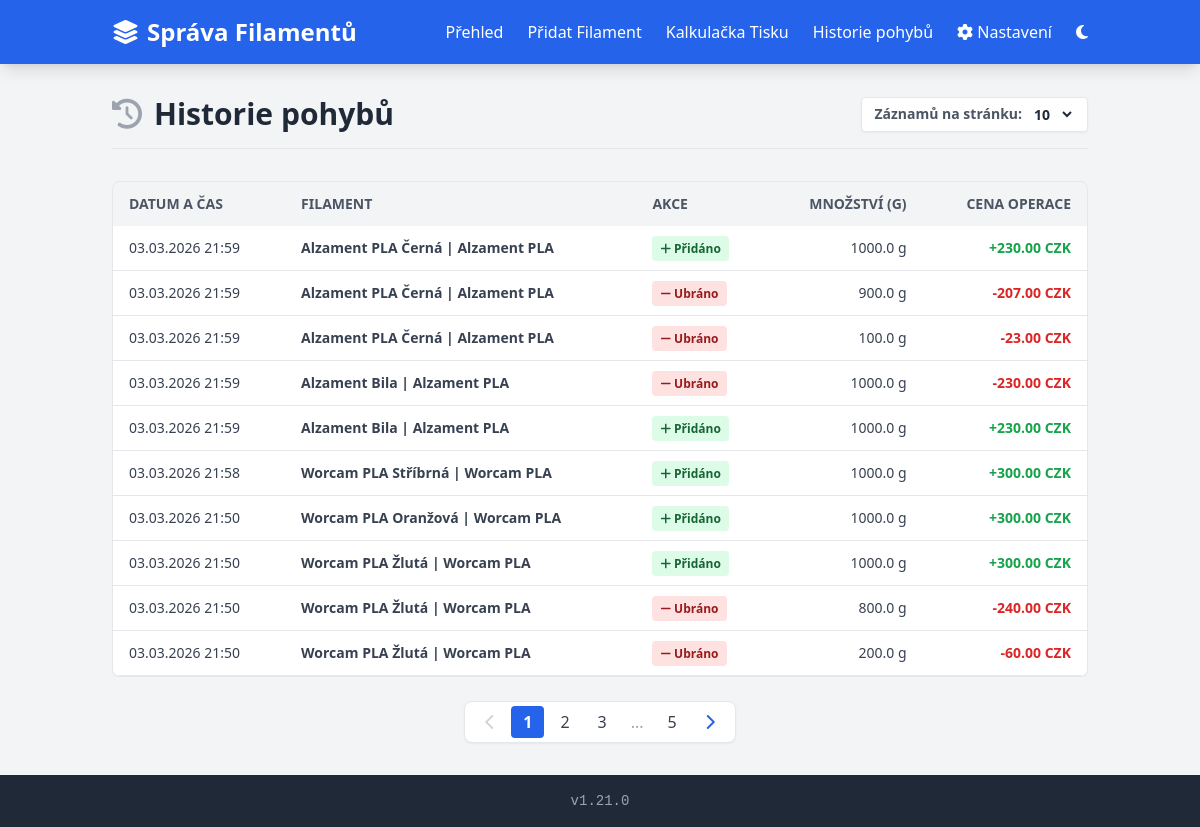
The app's page /history with its own data.
### models.py (models this page shows)
class AppSetting(db.Model):
    id = db.Column(db.Integer, primary_key=True)
    lang = db.Column(db.String(10), default='cs')
    kwh_price = db.Column(db.Float, default=5.0)
    printer_power = db.Column(db.Integer, default=150)
    currency = db.Column(db.String(10), default='CZK')
    debug_logging = db.Column(db.Boolean, default=False)
    theme = db.Column(db.String(10), default='light')
    view_mode = db.Column(db.String(10), default='card')

class MovementHistory(db.Model):
    id = db.Column(db.Integer, primary_key=True)
    created_at = db.Column(db.DateTime, default=datetime.utcnow)
    filament_name = db.Column(db.String(255), nullable=False)
    action_type = db.Column(db.String(50), nullable=False)
    weight = db.Column(db.Float, nullable=False)
    cost = db.Column(db.Float, nullable=False)
    currency = db.Column(db.String(10), nullable=False)

### routes/history.py (the view)
    @app.route('/history')
    def history():
        page = request.args.get('page', 1, type=int)
        per_page = request.args.get('per_page', 10, type=int)
        if per_page not in [10, 20, 50, 100]:
            per_page = 10
        movements_paginated = db.paginate(
            MovementHistory.query.order_by(MovementHistory.created_at.desc()),
            page=page, per_page=per_page, error_out=False,
        )
        return render_template('history.html', movements=movements_paginated, per_page=per_page)

### routes/history.py (called while the page is built)
def register(app):
    @app.route('/history')
    def history():
        page = request.args.get('page', 1, type=int)
        per_page = request.args.get('per_page', 10, type=int)
        if per_page not in [10, 20, 50, 100]:
            per_page = 10
        movements_paginated = db.paginate(
            MovementHistory.query.order_by(MovementHistory.created_at.desc()),
            page=page, per_page=per_page, error_out=False,
        )
        return render_template('history.html', movements=movements_paginated, per_page=per_page)

### utils.py (called while the page is built)
def get_settings():
    return AppSetting.query.first()

### templates/history.html (shortened to what this page needs)
{% extends "base.html" %}
{% block content %}
<div class="max-w-6xl mx-auto">
    <div class="flex flex-col md:flex-row md:items-center justify-between mb-8 pb-4 border-b border-gray-200 gap-4">
        <div class="flex items-center gap-3">
            <i class="fa-solid fa-clock-rotate-left text-3xl text-gray-400"></i>
            <div>
                <h1 class="text-3xl font-bold text-gray-800">{{ t('movement_history') }}</h1>
            </div>
        </div>
        {% if movements.items and movements.items|length > 0 %}
        <div class="flex items-center gap-2 text-sm bg-white px-3 py-1.5 rounded shadow-sm border border-gray-200">
            <label for="per_page" class="text-gray-600 font-semibold">{{ t('per_page') }}</label>
            <select id="per_page" class="bg-transparent border-none focus:ring-0 outline-none cursor-pointer text-gray-800 font-bold" onchange="window.location.href='{{ url_for('history') }}?per_page='+this.value">
                <option value="10" {% if per_page == 10 %}selected{% endif %}>10</option>
            </select>
        </div>
        {% endif %}
    </div>
    {% if movements.items and movements.items|length > 0 %}
        <div class="-mx-4 sm:mx-0 overflow-x-auto">
            <div class="inline-block min-w-full align-middle">
                <div class="overflow-hidden shadow-sm sm:rounded-lg border border-gray-200">
                    <table class="min-w-full text-left border-collapse">
                        <thead>
                            <tr class="bg-gray-100 text-gray-600 text-sm uppercase">
                                <th class="py-3 px-4">{{ t('datetime') }}</th>
                                <th class="py-3 px-4">{{ t('movement_filament') }}</th>
                                <th class="py-3 px-4">{{ t('movement_action') }}</th>
                                <th class="py-3 px-4 text-right">{{ t('movement_amount') }}</th>
                                <th class="py-3 px-4 text-right">{{ t('movement_cost') }}</th>
                            </tr>
                        </thead>
                        <tbody class="text-gray-700 text-sm bg-white">
                            {% for m in movements.items %}
                            <tr class="border-b hover:bg-gray-50 transition-colors">
                                <td class="py-3 px-4">{{ m.created_at.strftime('%d.%m.%Y %H:%M') }}</td>
                                <td class="py-3 px-4 font-semibold">{{ m.filament_name }}</td>
                                <td class="py-3 px-4">
                                    {% if m.action_type == 'add' %}
                                        <span class="bg-green-100 text-green-800 px-2 py-1 rounded text-xs font-bold"><i class="fa-solid fa-plus"></i> {{ t('movement_added') }}</span>
                                    {% else %}
                                        <span class="bg-red-100 text-red-800 px-2 py-1 rounded text-xs font-bold"><i class="fa-solid fa-minus"></i> {{ t('movement_removed') }}</span>
                                    {% endif %}
                                </td>
                                <td class="py-3 px-4 text-right font-medium">
                                    {{ '{:0.1f}'.format(m.weight) }} g
                                </td>
                                <td class="py-3 px-4 text-right font-bold {% if m.action_type == 'add' %}text-green-600{% else %}text-red-600{% endif %}">
                                    {% if m.action_type == 'add' %}+{% else %}-{% endif %}{{ '{:0.2f}'.format(m.cost) }} {{ m.currency }}
                                </td>
                            </tr>
                            {% endfor %}
                        </tbody>
                    </table>
                </div>
            </div>
        </div>
        {% if movements.pages > 1 %}
        <div class="flex justify-center mt-6">
            <nav class="flex items-center gap-1 bg-white rounded-lg shadow-sm border border-gray-200 px-2 py-1">
                <a href="{{ url_for('history', page=movements.prev_num, per_page=per_page) if movements.has_prev else '#' }}"
                   class="px-3 py-1 rounded {{ 'text-blue-600 hover:bg-blue-50' if movements.has_prev else 'text-gray-300 cursor-not-allowed' }}">
                    <i class="fa-solid fa-chevron-left"></i>
                </a>
                {% for p in movements.iter_pages(left_edge=1, right_edge=1, left_current=2, right_current=2) %}
                    {% if p %}
                        {% if p == movements.page %}
                            <span class="px-3 py-1 rounded bg-blue-600 text-white font-bold">{{ p }}</span>
                        {% else %}
                            <a href="{{ url_for('history', page=p, per_page=per_page) }}" class="px-3 py-1 rounded text-gray-700 hover:bg-gray-100 transition-colors">{{ p }}</a>
                        {% endif %}
                    {% else %}
                        <span class="px-2 text-gray-400">...</span>
                    {% endif %}
                {% endfor %}
                <a href="{{ url_for('history', page=movements.next_num, per_page=per_page) if movements.has_next else '#' }}"
                   class="px-3 py-1 rounded {{ 'text-blue-600 hover:bg-blue-50' if movements.has_next else 'text-gray-300 cursor-not-allowed' }}">
                    <i class="fa-solid fa-chevron-right"></i>
                </a>
            </nav>
        </div>
        {% endif %}
    {% else %}
        <p class="text-gray-500 text-center py-6 bg-gray-50 rounded-lg italic">
            {{ t('no_movements') }}
        </p>
    {% endif %}
</div>
{% endblock %}

### records on screen
MovementHistory: created_at "03.03.2026 21:59", filament_name "Alzament PLA Černá | Alzament PLA", t "Přidáno", weight "1000.0", cost "230.00", currency "CZK"
MovementHistory: created_at "03.03.2026 21:59", filament_name "Alzament PLA Černá | Alzament PLA", t "Ubráno", weight "900.0", cost "207.00", currency "CZK"
MovementHistory: created_at "03.03.2026 21:59", filament_name "Alzament PLA Černá | Alzament PLA", t "Ubráno", weight "100.0", cost "23.00", currency "CZK"
MovementHistory: created_at "03.03.2026 21:59", filament_name "Alzament Bila | Alzament PLA", t "Ubráno", weight "1000.0", cost "230.00", currency "CZK"
MovementHistory: created_at "03.03.2026 21:59", filament_name "Alzament Bila | Alzament PLA", t "Přidáno", weight "1000.0", cost "230.00", currency "CZK"
MovementHistory: created_at "03.03.2026 21:58", filament_name "Worcam PLA Stříbrná | Worcam PLA", t "Přidáno", weight "1000.0", cost "300.00", currency "CZK"
MovementHistory: created_at "03.03.2026 21:50", filament_name "Worcam PLA Oranžová | Worcam PLA", t "Přidáno", weight "1000.0", cost "300.00", currency "CZK"
MovementHistory: created_at "03.03.2026 21:50", filament_name "Worcam PLA Žlutá | Worcam PLA", t "Přidáno", weight "1000.0", cost "300.00", currency "CZK"
MovementHistory: created_at "03.03.2026 21:50", filament_name "Worcam PLA Žlutá | Worcam PLA", t "Ubráno", weight "800.0", cost "240.00", currency "CZK"
MovementHistory: created_at "03.03.2026 21:50", filament_name "Worcam PLA Žlutá | Worcam PLA", t "Ubráno", weight "200.0", cost "60.00", currency "CZK"

### other values on screen
{{ t('title') }} "Správa Filamentů"
{{ t('overview') }} "Přehled"
{{ t('add_filament') }} "Přidat Filament"
{{ t('calculator') }} "Kalkulačka Tisku"
{{ t('movement_history') }} "Historie pohybů"
{{ t('settings') }} "Nastavení"
{{ t('per_page') }} "Záznamů na stránku:"
{{ t('datetime') }} "DATUM A ČAS"
{{ t('movement_filament') }} "FILAMENT"
{{ t('movement_action') }} "AKCE"
{{ t('movement_amount') }} "MNOŽSTVÍ (G)"
{{ t('movement_cost') }} "CENA OPERACE"
{{ p }} "1"
{{ p }} "2" "3" "5"
{{ app_version }} "1.21.0"
